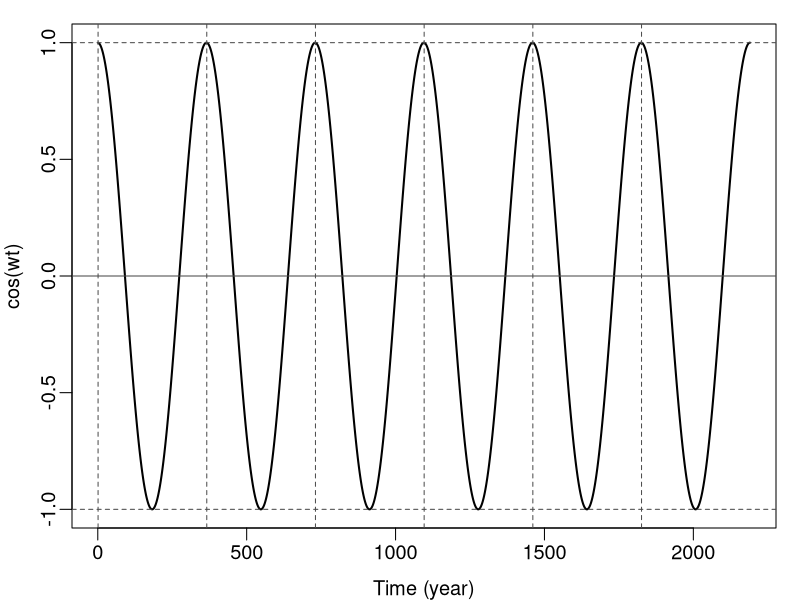
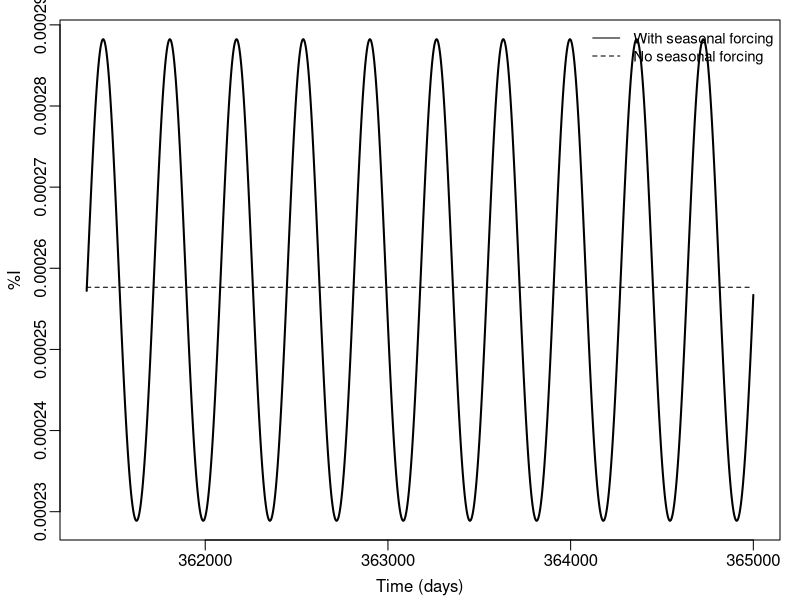

These charts were generated, in order, by the following R code: (Note: this script raises an error after producing the figures.)
## Lab: Temporally forced models

library(deSolve)

########################################################################
## Part 0 (pre-lab): Play with the cosine/sine function in R
########################################################################
## first check out the sinusoidal forcing
omega=2*pi/365 # the frequency
times=seq(1,6*365,by=1)  # time steps
y=cos(omega*times); # cos() is the cosine function in R; use sin() for sine
# change to sin if you'd like
# y=sin(omega*times); 

# plot the sinusodal function
par(cex=1.2,mar=c(3,3,1,1),mgp=c(2,.5,0))
plot(times,y,type='l',lwd=2,xlab='Time (year)',ylab='cos(wt)')
abline(h=0,col='grey30')  # add a horizontal line at 0
abline(h=c(-1,1),lty=2,col='grey30')  # add horizontal lines at -1 and 1 (lower and upper bounds)
abline(v=seq(1,365*6,by=365),lty=2,col='grey30') # vertical lines to show the year divisions




########################################################################
## Part 1: Compare models with vs. without temporal forcing
########################################################################
## SEIR model without seasonal forcing
SEIRdem = function(time, state, parameters) {
  with(as.list(c(state, parameters)), {
    dS = mu*N - beta * S * I / N - mu * S
    dE = beta * S * I / N - alpha * E - mu * E
    dI = alpha * E - mu * I - gamma * I
    list(c(dS, dE, dI))
  })
}


## SEIR model with sinusoidal seasonal forcing (SEIRsine)
## CODE ON YOUR OWN

SEIRsine <- function(time, state, parameters) {
  with(as.list(c(state, parameters)), {
    
    beta = beta0 * (1 + beta1 * cos(omega * time))
    dS = mu*N - beta * S * I / N - mu * S
    dE = beta * S * I / N - alpha * E - mu * E
    dI = alpha * E - mu * I - gamma * I
    
    list(c(dS, dE, dI))
  })
}



# Parameters and inital conditions
N=1; # population size, in fraction, i.e. 100%
E0=N*1e-3; # initial exposed
I0=N*1e-3; # initial infectious
S0=N*6e-2; # initial susceptible
R0=17; # R0
alpha=1/8; # 1/latent period, per day
gamma=1/5; # 1/infection period, per day
mu=1/50/365; # mortality rate, per day
omega=2*pi/365; # frequency of seasonal forcing
beta1 = 0.02 # amplitude of seasonal forcing


state=c(S=S0, E=E0,I=I0);

parms0=c(beta=R0*gamma,alpha=alpha,gamma=gamma,mu=mu); # parameters for the SEIRdem model
parms1=c(beta0=R0*gamma,beta1=beta1,omega=omega,alpha=alpha,gamma=gamma,mu=mu); # for the SEIRsine model
times=seq(1,1000*365,by=1) # need to run 1000 yrs to have the 3rd sim stable!
## NOTE IT MAY TAKE A FEW MINUTES TO RUN EACH SIMULATION FOR 1000 YEARS

# put together the code to run the model 
# and plot the last 10 years here on your own:

# EXAMPLE CODE:
if(F){
  
  sim0=ode(y=state,times=times,func=SEIRdem,parms=parms0)
  sim1=ode(y=state,times=times,func=SEIRsine,parms=parms1)
  
  
  
  ## compare the two
  ## get the last 10 years using the tail function
  tsim0=tail(sim0,365*10); # the last 10 yrs for the SEIRdem
  tsim1=tail(sim1,365*10); # the last 10 yrs for the SEIRsine

}


sim0=ode(y=state,times=times,func=SEIRdem,parms=parms0)
sim1=ode(y=state,times=times,func=SEIRsine,parms=parms1)

tsim0=tail(sim0,365*10); # the last 10 yrs for the SEIRdem
tsim1=tail(sim1,365*10); # the last 10 yrs for the SEIRsine


par(mfrow=c(1,1),cex=1,mar=c(3,3,1,1),mgp=c(1.8,.5,0))
plot(tsim1[,'time'],tsim1[,'I'],ylab='%I',xlab='Time (days)',type='l',lwd=2)
lines(tsim0[,'time'],tsim0[,'I'],lty=2)
legend('topright',c('With seasonal forcing', 'No seasonal forcing'),
       lty=c(1,2),cex=.9,bty='n')





########################################################################
## Part 2: Set up and compare different seasonal forcing
########################################################################
# School term time forcing models, without the correction
SEIRterm <- function(time, state, parameters) {
  with(as.list(c(state, parameters)), {
    
    # real-tim beta based on school term-time forcing (uncorrected) 
    beta= beta0 * (1 + b.term * Term[time])
    
    dS = mu*N - beta * S * I / N - mu * S
    dE = beta * S * I / N - alpha * E - mu * E
    dI = alpha * E - mu * I - gamma * I
    
    list(c(dS, dE, dI))
  })
}

# School term time forcing models, with the correction
SEIRterm.corrected <- function(time, state, parameters) {
  with(as.list(c(state, parameters)), {
    
    # real-tim beta based on school term-time forcing (corrected) 
    correction.factor=(1/365*((1+b.term)*273+(1-b.term)*92))
    beta= beta0/correction.factor * (1 + b.term * Term[time])
    
    dS = mu*N - beta * S * I / N - mu * S
    dE = beta * S * I / N - alpha * E - mu * E
    dI = alpha * E - mu * I - gamma * I
    
    list(c(dS, dE, dI))
  })
}

correction.factor <- (1/365) * ((1 + b.term) * 273 + (1 - b.term) * 92)

beta <- function(day) {
  beta0 / correction.factor * (1 + b.term * Term[day])
}

beta(1)
beta(12)
beta(50)


## SETTING UP THE SCHOOL TERM-TIME FUNCTION:
# term-time forcing
holidays=c(1:6, 100:115, 200:251, 300:307, 356:365, 0);  # the days in a year that are holiays
times=seq(1,100*365); # in day
Term=rep(1,length(times));  # initialize a vector to store the Term
ind=(1:length(Term) %% 365) %in% holidays  # find those days that are school holidays
Term[ind]=-1; # set them to -1



# Parameters and initial conditions:
N=1; # Note the state variables (N, S, E, I, etc) here are fractions, e.g. here 1=100%
S0=6e-2*N; E0=I0=1e-5*N
state=c(S=S0, E=E0,I=I0);

beta0=3; b.term=.5;
alpha=1/8; gamma=1/5; mu=1/50/365; 


# Run the uncorrected school term-time forcing
parmsTerm=c(beta0=beta0,b.term=b.term,alpha=alpha,gamma=gamma,mu=mu);
simTerm=ode(y=state,times=times,func=SEIRterm,parms=parmsTerm)

# Run the corrected school term-time forcing
parmsTerm=c(beta0=beta0,b.term=b.term,alpha=alpha,gamma=gamma,mu=mu);
simTermCorrected=ode(y=state,times=times,func=SEIRterm.corrected,parms=parmsTerm)

# Run the Sinusiodal function:
omega=2*pi/365; 
parmsSine=c(beta0=beta0,beta1=.3,alpha=alpha,gamma=gamma,mu=mu);
simSine=ode(y=state,times=times,func=SEIRsine,parms=parmsSine)


# plot the first and last 10 yrs together for the SEIRterm (no correction)
par(mfrow=c(2,1),mar=c(3,3,1,1),mgp=c(1.5,.5,0),cex=.9)
plot(head(simTerm[,c('time','I')],365*10),type='l',xlab='Time (days)',ylab='%I',main='First 10 years')  # first 10 yrs
plot(tail(simTerm[,c('time','I')],365*10),type='l',xlab='Time (days)',ylab='%I',main='Last 10 years')  # last 10 yrs

# plot results from the two school term-time simulations and compare
# to do so, first we put the results together using the cbind function:
resI=cbind(simTerm[,c('time','I')],simTermCorrected[,'I']); colnames(resI)=c('time','I.term','I.termCorrected')
# now plot:
par(mfrow=c(2,1),mar=c(3,3,1,1),mgp=c(1.5,.5,0),cex=.9)
# plot first 10 years [Note: the model is still spinning up]
matplot(head(resI[,'time'],365*10),head(resI[,c('I.term','I.termCorrected')],365*10),type='l',lty=1,xlab='Time (days)',ylab='%I',col=c('blue','red'),main='First 10 years')  # first 10 yrs
legend('topright',c('Term-time: Uncorrected','Term-time: Corrected'),col=c('blue','red'),cex=.8,lty=1,bty='n')
# plot the last 10 years - more stablized
matplot(tail(resI[,'time'],365*10),tail(resI[,c('I.term','I.termCorrected')],365*10),type='l',lty=1,xlab='Time (days)',ylab='%I',col=c('blue','red'),main='Last 10 years')  # first 10 yrs
legend('topright',c('Term-time: Uncorrected','Term-time: Corrected'),col=c('blue','red'),cex=.8,lty=1,bty='n')


# plot results from all three simulations and compare
# to do so, first we put the three results together using the cbind function:
resI.all3=cbind(simTerm[,c('time','I')],simTermCorrected[,'I'],simSine[,'I']); colnames(resI.all3)=c('time','I.term','I.termCorrected','I.sine')
par(mfrow=c(2,1),mar=c(3,3,1,1),mgp=c(1.5,.5,0),cex=.9)
# plot first 10 years [Note: the model is still spinning up]
matplot(head(resI.all3[,'time'],365*10),head(resI.all3[,c('I.term','I.termCorrected','I.sine')],365*10),type='l',lty=1,xlab='Time (days)',ylab='%I',col=c('blue','red','orange'),main='First 10 years')  # first 10 yrs
legend('topright',c('Term-time: Uncorrected','Term-time: Corrected','Sinusoidal'),col=c('blue','red','orange'),cex=.8,lty=1,bty='n')
# plot the last 10 years - more stablized
matplot(tail(resI.all3[,'time'],365*10),tail(resI.all3[,c('I.term','I.termCorrected','I.sine')],365*10),type='l',lty=1,xlab='Time (days)',ylab='%I',col=c('blue','red','orange'),main='Last 10 years')  # first 10 yrs
legend('topright',c('Term-time: Uncorrected','Term-time: Corrected','Sinusoidal'),col=c('blue','red','orange'),cex=.8,lty=1,bty='n')





########################################################################
## Part 3: Test how the epidemic dynamics alter with varying seasonal forcing
########################################################################
# Use the app (ShinyApp_Seasonality.R)
